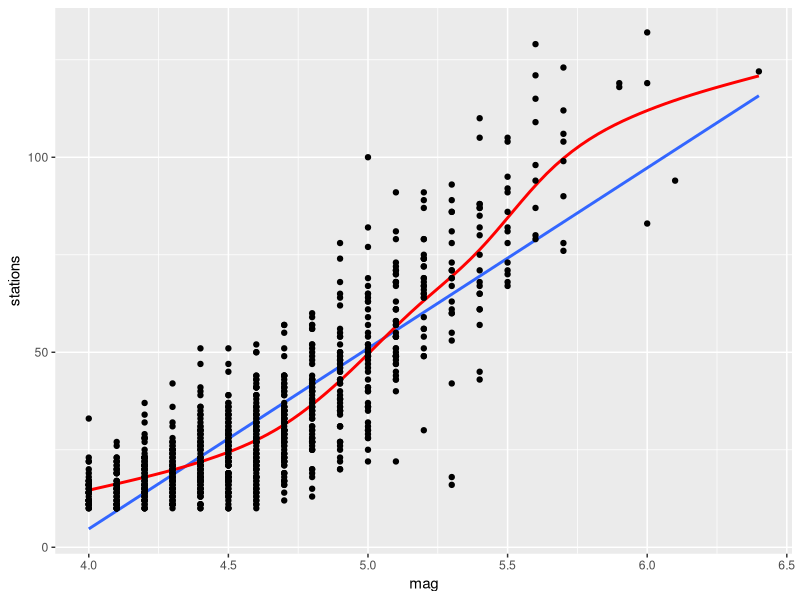
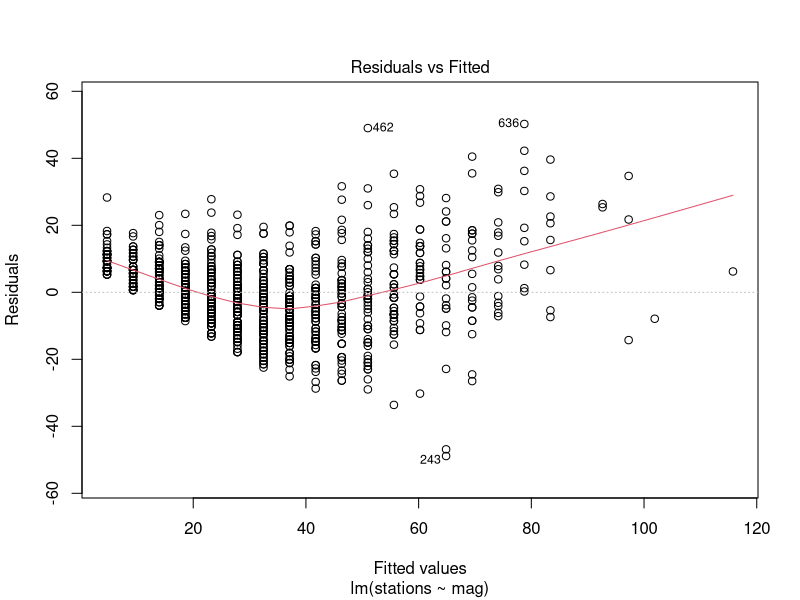
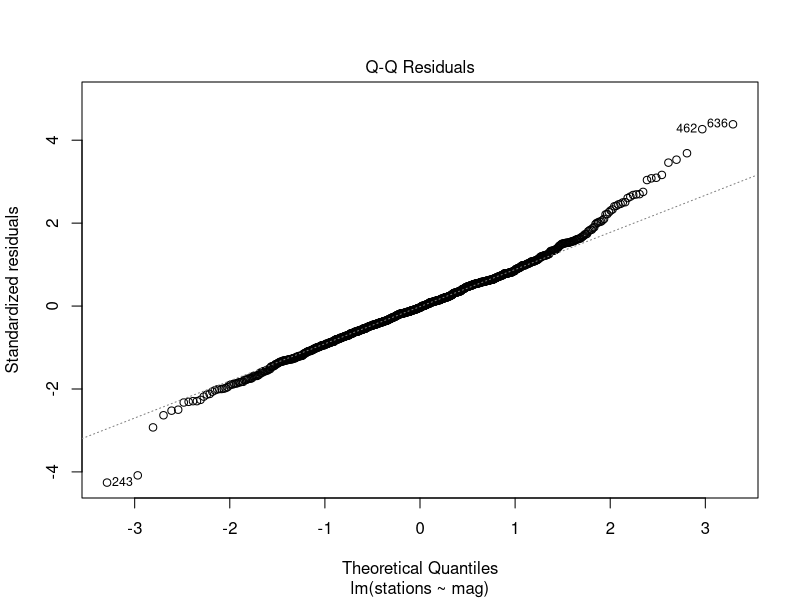
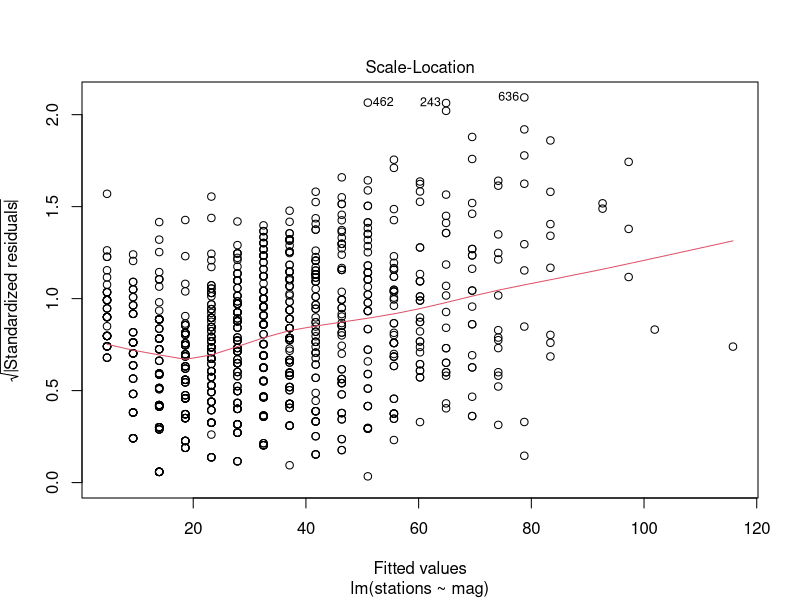
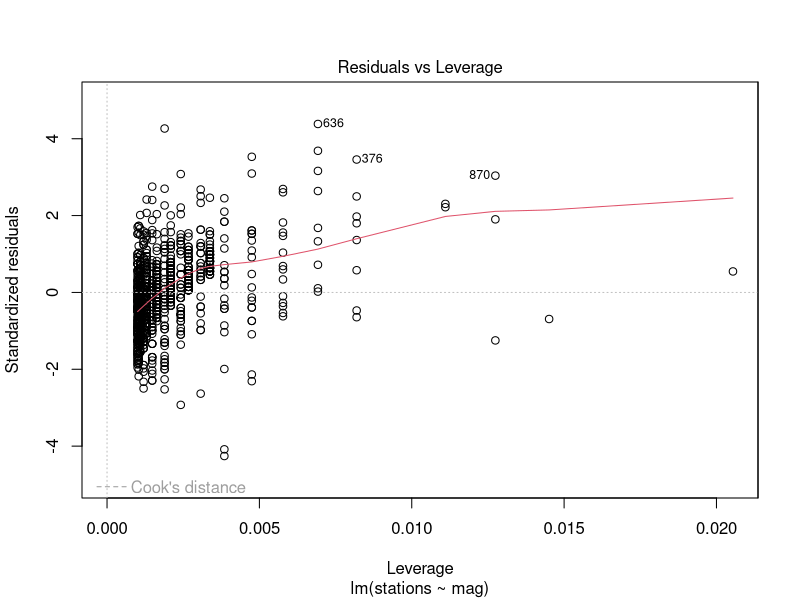
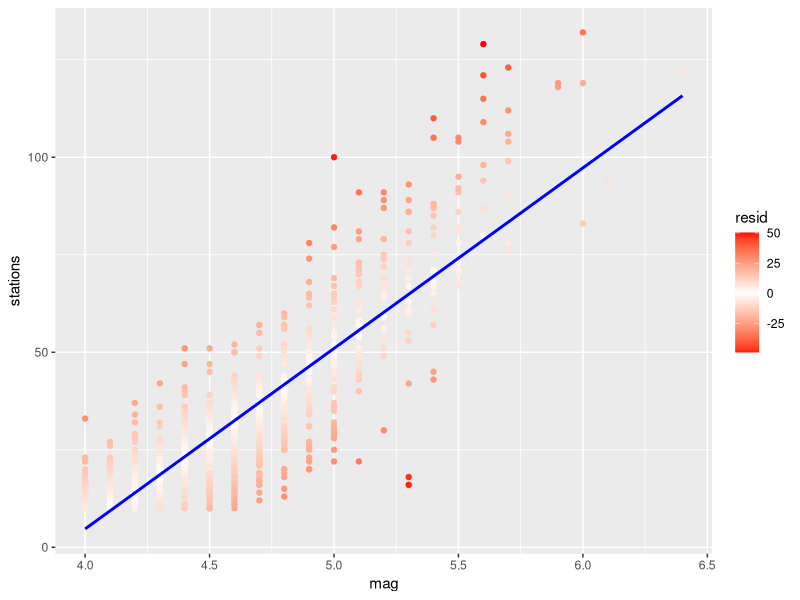
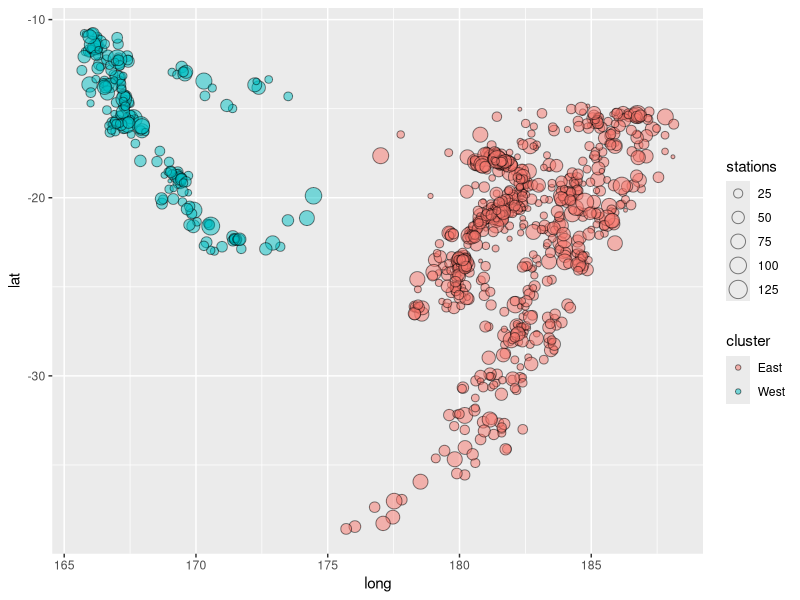
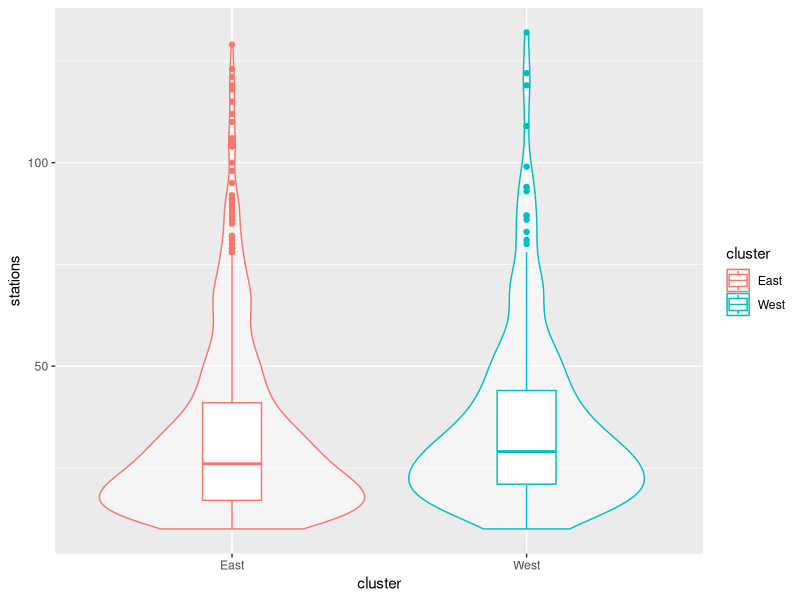

Recreate these plots in R, in order.
## ---- chunk 1

library(dplyr)
library(ggplot2)
library(broom)

quakes<-datasets::quakes %>%
          mutate(order=1:1000)
quakes$cluster<-ifelse(quakes$long<175,"West","East")



## ---- chunk 2

ggplot(data=quakes,aes(y=stations ,x=mag ))+
 geom_smooth(method="lm",se=FALSE)+
geom_smooth(se=FALSE,col="red")+
  geom_point()

## ---- chunk 3
cor.test(quakes$mag,quakes$stations)

## ---- chunk 4
mod0<-lm(stations~mag,data=quakes)
## ---- chunk 5
mod0

summary(mod0)
## ---- chunk 6
plot(mod0)
## ---- chunk 7

quakes$resid<-resid(mod0)
quakes$std_resid<-rstandard(mod0)

ggplot(quakes,aes(x=mag,y=stations,col=resid))+
  geom_point()+
     geom_smooth(method="lm",se=FALSE,col="blue")+
    scale_color_gradient2(high="red",low="red")
## ---- chunk 8
ggplot(data=quakes,aes(y=lat ,x=long,fill=cluster,size=stations ))+
  geom_point(shape=21,alpha=0.5)
## ---- chunk 9
ggplot(data=quakes,aes(y=stations ,x=cluster,colour=cluster ))+
  geom_violin(alpha=0.5)+
  geom_boxplot(width=0.2)
## ---- chunk 10
quakes %>%
  group_by(cluster) %>%
    summarise(mean(stations),sd(stations))
## ---- chunk 11
lm(stations~cluster,quakes) %>% summary()

t.test(stations~cluster,quakes,var.equal=TRUE)
## ---- chunk 12
ggplot(data=quakes,aes(y=stations ,x=mag,colour=cluster ))+
  geom_point()+
 geom_smooth(method="lm",se=FALSE)
## ---- chunk 13
mod1<-lm(stations~mag+cluster,data=quakes)
summary(mod1)
## ---- chunk 14
ggplot(data=quakes,aes(y=mag ,x=cluster,colour=cluster ))+
  geom_violin(alpha=0.5)+
  geom_boxplot(width=0.2)
## ---- chunk 15
quakes %>%
  mutate(magnitude=cut(mag,breaks=c(3.9,4.45,4.95,99),labels=c("4-4.49","4.5-4.99","5+")))%>%
  group_by(cluster,magnitude) %>%
    summarise(mean(stations),sd(stations),n=n()) %>%
  mutate(percent=scales::percent(n/sum(n),0.1)) 
## ---- chunk 16
lm(stations~mag*cluster,data=quakes) %>% summary()
## ---- chunk 17
predict_data<-data.frame(mag=4.75,cluster="West")

augment(mod1,newdata=predict_data,interval="confidence")

augment(mod1,newdata=predict_data,interval="prediction")

## ---- chunk 18
plot(mod1)
## ---- chunk 19
quakes %>%
  mutate(resid=resid(mod1),
         time_group=as.numeric(cut(order,breaks=seq(0,1000,by=50),include.lowest = TRUE)))%>%
ggplot(aes(x=time_group,
                   y=resid,fill=stations))+
   stat_summary(geom="line")+
    stat_summary()+
    geom_smooth(se=FALSE)+
    xlab("Time Group")
## ---- chunk 20
quakes %>%
  mutate(resid=resid(mod1))%>%
           ggplot(aes(x=resid))+
geom_histogram()
